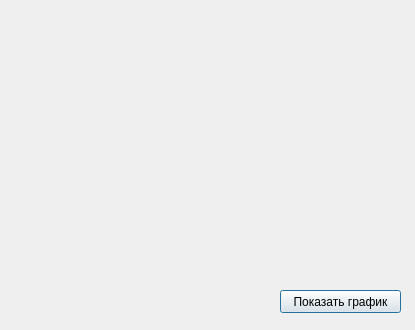
<?xml version="1.0" encoding="UTF-8"?>
<ui version="4.0">
 <class>Diagram</class>
 <widget class="QDialog" name="Diagram">
  <property name="geometry">
   <rect>
    <x>0</x>
    <y>0</y>
    <width>415</width>
    <height>330</height>
   </rect>
  </property>
  <property name="windowTitle">
   <string>Dialog</string>
  </property>
  <widget class="QCustomPlot" name="widget" native="true">
   <property name="geometry">
    <rect>
     <x>30</x>
     <y>30</y>
     <width>331</width>
     <height>241</height>
    </rect>
   </property>
  </widget>
  <widget class="QPushButton" name="pushButton">
   <property name="geometry">
    <rect>
     <x>280</x>
     <y>290</y>
     <width>121</width>
     <height>23</height>
    </rect>
   </property>
   <property name="text">
    <string>Показать график</string>
   </property>
  </widget>
 </widget>
 <customwidgets>
  <customwidget>
   <class>QCustomPlot</class>
   <extends>QWidget</extends>
   <header>qcustomplot.h</header>
   <container>1</container>
  </customwidget>
 </customwidgets>
 <resources/>
 <connections/>
</ui>
